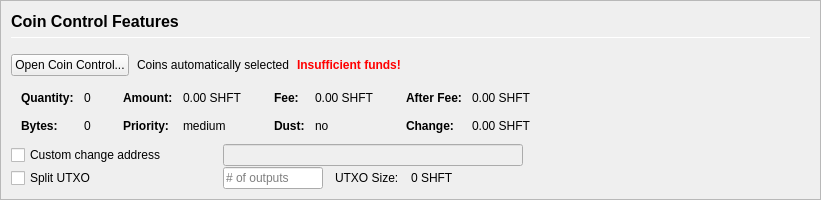
         <widget class="QFrame" name="frameCoinControl">
          <property name="sizePolicy">
           <sizepolicy hsizetype="Expanding" vsizetype="Expanding">
            <horstretch>0</horstretch>
            <verstretch>0</verstretch>
           </sizepolicy>
          </property>
          <property name="maximumSize">
           <size>
            <width>16777215</width>
            <height>16777215</height>
           </size>
          </property>
          <property name="frameShape">
           <enum>QFrame::StyledPanel</enum>
          </property>
          <property name="frameShadow">
           <enum>QFrame::Sunken</enum>
          </property>
          <layout class="QVBoxLayout" name="verticalLayoutCoinControl2">
           <property name="spacing">
            <number>0</number>
           </property>
           <property name="leftMargin">
            <number>0</number>
           </property>
           <property name="topMargin">
            <number>0</number>
           </property>
           <property name="rightMargin">
            <number>0</number>
           </property>
           <property name="bottomMargin">
            <number>0</number>
           </property>
           <item>
            <widget class="QFrame" name="frameCoinControl_BG">
             <layout class="QVBoxLayout" name="verticalLayoutCoinControl" stretch="0,0,0,0,0,0">
              <property name="spacing">
               <number>1</number>
              </property>
              <property name="leftMargin">
               <number>10</number>
              </property>
              <property name="topMargin">
               <number>10</number>
              </property>
              <item>
               <layout class="QHBoxLayout" name="horizontalLayoutCoinControl1">
                <property name="bottomMargin">
                 <number>15</number>
                </property>
                <item>
                 <layout class="QVBoxLayout" name="verticalLayout_3">
                  <property name="spacing">
                   <number>6</number>
                  </property>
                  <item>
                   <widget class="QLabel" name="labelCoinControlFeatures">
                    <property name="sizePolicy">
                     <sizepolicy hsizetype="Preferred" vsizetype="Maximum">
                      <horstretch>0</horstretch>
                      <verstretch>0</verstretch>
                     </sizepolicy>
                    </property>
                    <property name="minimumSize">
                     <size>
                      <width>0</width>
                      <height>20</height>
                     </size>
                    </property>
                    <property name="font">
                     <font>
                      <pointsize>12</pointsize>
                      <weight>75</weight>
                      <bold>true</bold>
                     </font>
                    </property>
                    <property name="styleSheet">
                     <string notr="true">font-weight:bold;</string>
                    </property>
                    <property name="text">
                     <string>Coin Control Features</string>
                    </property>
                   </widget>
                  </item>
                  <item>
                   <widget class="Line" name="line">
                    <property name="minimumSize">
                     <size>
                      <width>0</width>
                      <height>1</height>
                     </size>
                    </property>
                    <property name="maximumSize">
                     <size>
                      <width>16777215</width>
                      <height>1</height>
                     </size>
                    </property>
                    <property name="orientation">
                     <enum>Qt::Horizontal</enum>
                    </property>
                   </widget>
                  </item>
                 </layout>
                </item>
               </layout>
              </item>
              <item>
               <layout class="QHBoxLayout" name="horizontalLayoutCoinControl2" stretch="0,0,0,0">
                <property name="spacing">
                 <number>8</number>
                </property>
                <property name="bottomMargin">
                 <number>10</number>
                </property>
                <item>
                 <widget class="QPushButton" name="pushButtonCoinControl">
                  <property name="styleSheet">
                   <string notr="true"/>
                  </property>
                  <property name="text">
                   <string>Open Coin Control...</string>
                  </property>
                  <property name="autoDefault">
                   <bool>false</bool>
                  </property>
                 </widget>
                </item>
                <item>
                 <widget class="QLabel" name="labelCoinControlAutomaticallySelected">
                  <property name="text">
                   <string>Coins automatically selected</string>
                  </property>
                  <property name="margin">
                   <number>5</number>
                  </property>
                 </widget>
                </item>
                <item>
                 <widget class="QLabel" name="labelCoinControlInsuffFunds">
                  <property name="font">
                   <font>
                    <weight>75</weight>
                    <bold>true</bold>
                   </font>
                  </property>
                  <property name="styleSheet">
                   <string notr="true">color:red;font-weight:bold;</string>
                  </property>
                  <property name="text">
                   <string>Insufficient funds!</string>
                  </property>
                  <property name="margin">
                   <number>5</number>
                  </property>
                 </widget>
                </item>
                <item>
                 <spacer name="horizontalSpacerCoinControl">
                  <property name="orientation">
                   <enum>Qt::Horizontal</enum>
                  </property>
                  <property name="sizeHint" stdset="0">
                   <size>
                    <width>40</width>
                    <height>1</height>
                   </size>
                  </property>
                 </spacer>
                </item>
               </layout>
              </item>
              <item>
               <widget class="QWidget" name="widgetCoinControl" native="true">
                <property name="sizePolicy">
                 <sizepolicy hsizetype="Preferred" vsizetype="Preferred">
                  <horstretch>0</horstretch>
                  <verstretch>0</verstretch>
                 </sizepolicy>
                </property>
                <property name="minimumSize">
                 <size>
                  <width>0</width>
                  <height>0</height>
                 </size>
                </property>
                <property name="styleSheet">
                 <string notr="true"/>
                </property>
                <layout class="QHBoxLayout" name="horizontalLayoutCoinControl5">
                 <property name="leftMargin">
                  <number>0</number>
                 </property>
                 <property name="topMargin">
                  <number>0</number>
                 </property>
                 <property name="rightMargin">
                  <number>0</number>
                 </property>
                 <property name="bottomMargin">
                  <number>0</number>
                 </property>
                 <item>
                  <layout class="QHBoxLayout" name="horizontalLayoutCoinControl3" stretch="0,0,0,1">
                   <property name="spacing">
                    <number>20</number>
                   </property>
                   <property name="topMargin">
                    <number>0</number>
                   </property>
                   <property name="bottomMargin">
                    <number>10</number>
                   </property>
                   <item>
                    <layout class="QFormLayout" name="formLayoutCoinControl1">
                     <property name="horizontalSpacing">
                      <number>10</number>
                     </property>
                     <property name="verticalSpacing">
                      <number>14</number>
                     </property>
                     <property name="leftMargin">
                      <number>10</number>
                     </property>
                     <property name="topMargin">
                      <number>4</number>
                     </property>
                     <property name="rightMargin">
                      <number>6</number>
                     </property>
                     <item row="0" column="0">
                      <widget class="QLabel" name="labelCoinControlQuantityText">
                       <property name="font">
                        <font>
                         <weight>75</weight>
                         <bold>true</bold>
                        </font>
                       </property>
                       <property name="text">
                        <string>Quantity:</string>
                       </property>
                       <property name="margin">
                        <number>0</number>
                       </property>
                      </widget>
                     </item>
                     <item row="0" column="1">
                      <widget class="QLabel" name="labelCoinControlQuantity">
                       <property name="cursor">
                        <cursorShape>IBeamCursor</cursorShape>
                       </property>
                       <property name="contextMenuPolicy">
                        <enum>Qt::ActionsContextMenu</enum>
                       </property>
                       <property name="text">
                        <string notr="true">0</string>
                       </property>
                       <property name="margin">
                        <number>0</number>
                       </property>
                       <property name="textInteractionFlags">
                        <set>Qt::LinksAccessibleByMouse|Qt::TextSelectableByKeyboard|Qt::TextSelectableByMouse</set>
                       </property>
                      </widget>
                     </item>
                     <item row="1" column="0">
                      <widget class="QLabel" name="labelCoinControlBytesText">
                       <property name="font">
                        <font>
                         <weight>75</weight>
                         <bold>true</bold>
                        </font>
                       </property>
                       <property name="text">
                        <string>Bytes:</string>
                       </property>
                      </widget>
                     </item>
                     <item row="1" column="1">
                      <widget class="QLabel" name="labelCoinControlBytes">
                       <property name="cursor">
                        <cursorShape>IBeamCursor</cursorShape>
                       </property>
                       <property name="contextMenuPolicy">
                        <enum>Qt::ActionsContextMenu</enum>
                       </property>
                       <property name="text">
                        <string notr="true">0</string>
                       </property>
                       <property name="textInteractionFlags">
                        <set>Qt::LinksAccessibleByMouse|Qt::TextSelectableByKeyboard|Qt::TextSelectableByMouse</set>
                       </property>
                      </widget>
                     </item>
                    </layout>
                   </item>
                   <item>
                    <layout class="QFormLayout" name="formLayoutCoinControl2">
                     <property name="horizontalSpacing">
                      <number>10</number>
                     </property>
                     <property name="verticalSpacing">
                      <number>14</number>
                     </property>
                     <property name="leftMargin">
                      <number>6</number>
                     </property>
                     <property name="topMargin">
                      <number>4</number>
                     </property>
                     <property name="rightMargin">
                      <number>6</number>
                     </property>
                     <item row="0" column="0">
                      <widget class="QLabel" name="labelCoinControlAmountText">
                       <property name="font">
                        <font>
                         <weight>75</weight>
                         <bold>true</bold>
                        </font>
                       </property>
                       <property name="text">
                        <string>Amount:</string>
                       </property>
                       <property name="margin">
                        <number>0</number>
                       </property>
                      </widget>
                     </item>
                     <item row="0" column="1">
                      <widget class="QLabel" name="labelCoinControlAmount">
                       <property name="cursor">
                        <cursorShape>IBeamCursor</cursorShape>
                       </property>
                       <property name="contextMenuPolicy">
                        <enum>Qt::ActionsContextMenu</enum>
                       </property>
                       <property name="text">
                        <string notr="true">0.00 SHFT</string>
                       </property>
                       <property name="textInteractionFlags">
                        <set>Qt::LinksAccessibleByMouse|Qt::TextSelectableByKeyboard|Qt::TextSelectableByMouse</set>
                       </property>
                      </widget>
                     </item>
                     <item row="1" column="0">
                      <widget class="QLabel" name="labelCoinControlPriorityText">
                       <property name="font">
                        <font>
                         <weight>75</weight>
                         <bold>true</bold>
                        </font>
                       </property>
                       <property name="text">
                        <string>Priority:</string>
                       </property>
                      </widget>
                     </item>
                     <item row="1" column="1">
                      <widget class="QLabel" name="labelCoinControlPriority">
                       <property name="cursor">
                        <cursorShape>IBeamCursor</cursorShape>
                       </property>
                       <property name="contextMenuPolicy">
                        <enum>Qt::ActionsContextMenu</enum>
                       </property>
                       <property name="text">
                        <string>medium</string>
                       </property>
                       <property name="textInteractionFlags">
                        <set>Qt::LinksAccessibleByMouse|Qt::TextSelectableByKeyboard|Qt::TextSelectableByMouse</set>
                       </property>
                      </widget>
                     </item>
                    </layout>
                   </item>
                   <item>
                    <layout class="QFormLayout" name="formLayoutCoinControl3">
                     <property name="horizontalSpacing">
                      <number>10</number>
                     </property>
                     <property name="verticalSpacing">
                      <number>14</number>
                     </property>
                     <property name="leftMargin">
                      <number>6</number>
                     </property>
                     <property name="topMargin">
                      <number>4</number>
                     </property>
                     <property name="rightMargin">
                      <number>6</number>
                     </property>
                     <item row="0" column="0">
                      <widget class="QLabel" name="labelCoinControlFeeText">
                       <property name="font">
                        <font>
                         <weight>75</weight>
                         <bold>true</bold>
                        </font>
                       </property>
                       <property name="text">
                        <string>Fee:</string>
                       </property>
                       <property name="margin">
                        <number>0</number>
                       </property>
                      </widget>
                     </item>
                     <item row="0" column="1">
                      <widget class="QLabel" name="labelCoinControlFee">
                       <property name="cursor">
                        <cursorShape>IBeamCursor</cursorShape>
                       </property>
                       <property name="contextMenuPolicy">
                        <enum>Qt::ActionsContextMenu</enum>
                       </property>
                       <property name="text">
                        <string notr="true">0.00 SHFT</string>
                       </property>
                       <property name="textInteractionFlags">
                        <set>Qt::LinksAccessibleByMouse|Qt::TextSelectableByKeyboard|Qt::TextSelectableByMouse</set>
                       </property>
                      </widget>
                     </item>
                     <item row="1" column="0">
                      <widget class="QLabel" name="labelCoinControlLowOutputText">
                       <property name="font">
                        <font>
                         <weight>75</weight>
                         <bold>true</bold>
                        </font>
                       </property>
                       <property name="text">
                        <string>Dust:</string>
                       </property>
                      </widget>
                     </item>
                     <item row="1" column="1">
                      <widget class="QLabel" name="labelCoinControlLowOutput">
                       <property name="cursor">
                        <cursorShape>IBeamCursor</cursorShape>
                       </property>
                       <property name="contextMenuPolicy">
                        <enum>Qt::ActionsContextMenu</enum>
                       </property>
                       <property name="text">
                        <string>no</string>
                       </property>
                       <property name="textInteractionFlags">
                        <set>Qt::LinksAccessibleByMouse|Qt::TextSelectableByKeyboard|Qt::TextSelectableByMouse</set>
                       </property>
                      </widget>
                     </item>
                    </layout>
                   </item>
                   <item>
                    <layout class="QFormLayout" name="formLayoutCoinControl4">
                     <property name="horizontalSpacing">
                      <number>10</number>
                     </property>
                     <property name="verticalSpacing">
                      <number>14</number>
                     </property>
                     <property name="leftMargin">
                      <number>6</number>
                     </property>
                     <property name="topMargin">
                      <number>4</number>
                     </property>
                     <property name="rightMargin">
                      <number>6</number>
                     </property>
                     <item row="0" column="0">
                      <widget class="QLabel" name="labelCoinControlAfterFeeText">
                       <property name="font">
                        <font>
                         <weight>75</weight>
                         <bold>true</bold>
                        </font>
                       </property>
                       <property name="text">
                        <string>After Fee:</string>
                       </property>
                       <property name="margin">
                        <number>0</number>
                       </property>
                      </widget>
                     </item>
                     <item row="0" column="1">
                      <widget class="QLabel" name="labelCoinControlAfterFee">
                       <property name="cursor">
                        <cursorShape>IBeamCursor</cursorShape>
                       </property>
                       <property name="contextMenuPolicy">
                        <enum>Qt::ActionsContextMenu</enum>
                       </property>
                       <property name="text">
                        <string notr="true">0.00 SHFT</string>
                       </property>
                       <property name="textInteractionFlags">
                        <set>Qt::LinksAccessibleByMouse|Qt::TextSelectableByKeyboard|Qt::TextSelectableByMouse</set>
                       </property>
                      </widget>
                     </item>
                     <item row="1" column="0">
                      <widget class="QLabel" name="labelCoinControlChangeText">
                       <property name="font">
                        <font>
                         <weight>75</weight>
                         <bold>true</bold>
                        </font>
                       </property>
                       <property name="text">
                        <string>Change:</string>
                       </property>
                      </widget>
                     </item>
                     <item row="1" column="1">
                      <widget class="QLabel" name="labelCoinControlChange">
                       <property name="cursor">
                        <cursorShape>IBeamCursor</cursorShape>
                       </property>
                       <property name="contextMenuPolicy">
                        <enum>Qt::ActionsContextMenu</enum>
                       </property>
                       <property name="text">
                        <string notr="true">0.00 SHFT</string>
                       </property>
                       <property name="textInteractionFlags">
                        <set>Qt::LinksAccessibleByMouse|Qt::TextSelectableByKeyboard|Qt::TextSelectableByMouse</set>
                       </property>
                      </widget>
                     </item>
                    </layout>
                   </item>
                  </layout>
                 </item>
                </layout>
               </widget>
              </item>
              <item>
               <layout class="QHBoxLayout" name="horizontalLayoutCoinControl4">
                <property name="spacing">
                 <number>12</number>
                </property>
                <property name="sizeConstraint">
                 <enum>QLayout::SetDefaultConstraint</enum>
                </property>
                <property name="topMargin">
                 <number>0</number>
                </property>
                <property name="rightMargin">
                 <number>0</number>
                </property>
                <item>
                 <widget class="QCheckBox" name="checkBoxCoinControlChange">
                  <property name="sizePolicy">
                   <sizepolicy hsizetype="Preferred" vsizetype="Preferred">
                    <horstretch>0</horstretch>
                    <verstretch>0</verstretch>
                   </sizepolicy>
                  </property>
                  <property name="minimumSize">
                   <size>
                    <width>200</width>
                    <height>0</height>
                   </size>
                  </property>
                  <property name="maximumSize">
                   <size>
                    <width>200</width>
                    <height>16777215</height>
                   </size>
                  </property>
                  <property name="toolTip">
                   <string>If this is activated, but the change address is empty or invalid, change will be sent to a newly generated address.</string>
                  </property>
                  <property name="text">
                   <string>Custom change address</string>
                  </property>
                 </widget>
                </item>
                <item>
                 <widget class="QValidatedLineEdit" name="lineEditCoinControlChange">
                  <property name="enabled">
                   <bool>false</bool>
                  </property>
                  <property name="sizePolicy">
                   <sizepolicy hsizetype="Preferred" vsizetype="Preferred">
                    <horstretch>0</horstretch>
                    <verstretch>0</verstretch>
                   </sizepolicy>
                  </property>
                  <property name="minimumSize">
                   <size>
                    <width>300</width>
                    <height>0</height>
                   </size>
                  </property>
                 </widget>
                </item>
                <item>
                 <widget class="QLabel" name="labelCoinControlChangeLabel">
                  <property name="sizePolicy">
                   <sizepolicy hsizetype="Preferred" vsizetype="Preferred">
                    <horstretch>0</horstretch>
                    <verstretch>0</verstretch>
                   </sizepolicy>
                  </property>
                  <property name="minimumSize">
                   <size>
                    <width>100</width>
                    <height>0</height>
                   </size>
                  </property>
                  <property name="text">
                   <string/>
                  </property>
                  <property name="margin">
                   <number>3</number>
                  </property>
                 </widget>
                </item>
               </layout>
              </item>
              <item>
               <layout class="QHBoxLayout" name="horizontalLayoutCoinControl6">
                <property name="spacing">
                 <number>12</number>
                </property>
                <property name="rightMargin">
                 <number>0</number>
                </property>
                <item>
                 <widget class="QCheckBox" name="splitBlockCheckBox">
                  <property name="sizePolicy">
                   <sizepolicy hsizetype="Preferred" vsizetype="Preferred">
                    <horstretch>0</horstretch>
                    <verstretch>0</verstretch>
                   </sizepolicy>
                  </property>
                  <property name="minimumSize">
                   <size>
                    <width>200</width>
                    <height>0</height>
                   </size>
                  </property>
                  <property name="maximumSize">
                   <size>
                    <width>200</width>
                    <height>16777215</height>
                   </size>
                  </property>
                  <property name="text">
                   <string>Split UTXO</string>
                  </property>
                 </widget>
                </item>
                <item>
                 <widget class="QLineEdit" name="splitBlockLineEdit">
                  <property name="sizePolicy">
                   <sizepolicy hsizetype="Preferred" vsizetype="Preferred">
                    <horstretch>50</horstretch>
                    <verstretch>0</verstretch>
                   </sizepolicy>
                  </property>
                  <property name="minimumSize">
                   <size>
                    <width>100</width>
                    <height>0</height>
                   </size>
                  </property>
                  <property name="maximumSize">
                   <size>
                    <width>100</width>
                    <height>16777215</height>
                   </size>
                  </property>
                  <property name="placeholderText">
                   <string># of outputs</string>
                  </property>
                 </widget>
                </item>
                <item>
                 <widget class="QLabel" name="labelBlockSizeText">
                  <property name="text">
                   <string>UTXO Size:</string>
                  </property>
                 </widget>
                </item>
                <item>
                 <widget class="QLabel" name="labelBlockSize">
                  <property name="text">
                   <string>0 SHFT</string>
                  </property>
                 </widget>
                </item>
                <item>
                 <spacer name="horizontalSpacer_7">
                  <property name="orientation">
                   <enum>Qt::Horizontal</enum>
                  </property>
                  <property name="sizeHint" stdset="0">
                   <size>
                    <width>40</width>
                    <height>20</height>
                   </size>
                  </property>
                 </spacer>
                </item>
               </layout>
              </item>
              <item>
               <spacer name="verticalSpacerCoinControl">
                <property name="orientation">
                 <enum>Qt::Vertical</enum>
                </property>
                <property name="sizeHint" stdset="0">
                 <size>
                  <width>800</width>
                  <height>1</height>
                 </size>
                </property>
               </spacer>
              </item>
             </layout>
            </widget>
           </item>
          </layout>
         </widget>
